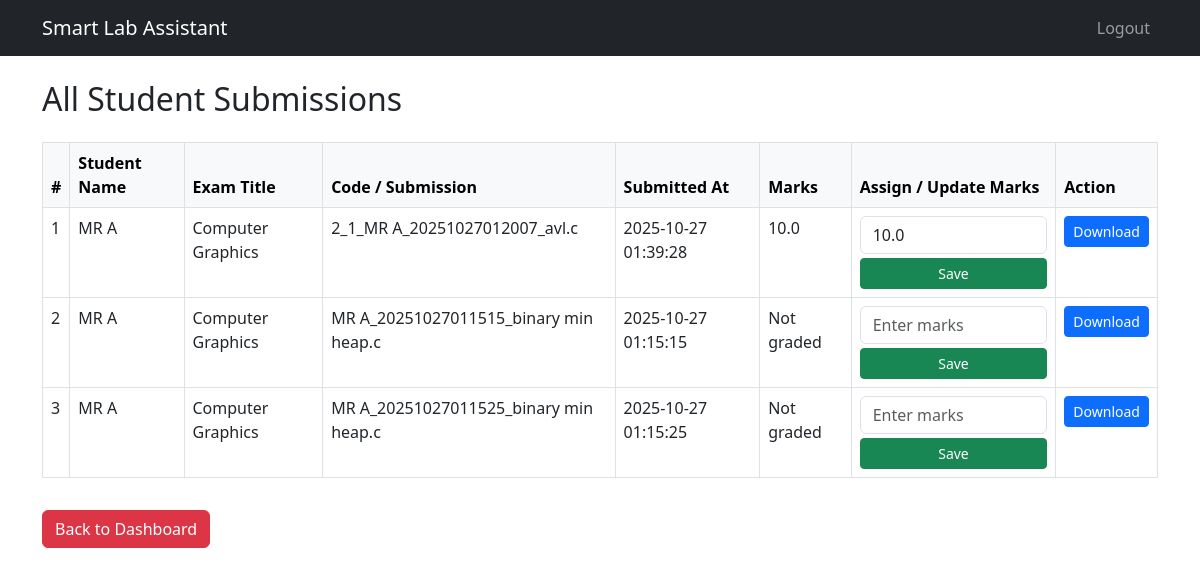
Page /teacher/submissions/1 (signed in) on the committed database.
### app.py (models this page shows, shortened)
class Submission(db.Model):
    id = db.Column(db.Integer, primary_key=True)
    exam_id = db.Column(db.Integer, db.ForeignKey('exam.id'))
    student_id = db.Column(db.Integer, db.ForeignKey('user.id'))
    file_name = db.Column(db.String(255))
    code = db.Column(db.Text)
    mark = db.Column(db.Float)
    submitted_at = db.Column(db.DateTime, default=datetime.utcnow)
    @property
    def student_name(self):
        if self.student and self.student.profile and self.student.profile.full_name:
            return self.student.profile.full_name
        return self.student.username if self.student else "Unknown"
    @property
    def exam_title(self):
        return self.exam.title if self.exam else "Unknown Exam"

class Profile(db.Model):
    id = db.Column(db.Integer, primary_key=True)
    full_name = db.Column(db.String(120))
    department = db.Column(db.String(100))
    roll = db.Column(db.String(100))
    user_id = db.Column(db.Integer, db.ForeignKey('user.id'), nullable=False)

class Exam(db.Model):
    id = db.Column(db.Integer, primary_key=True)
    title = db.Column(db.String(120), nullable=False)
    description = db.Column(db.Text)
    duration_minutes = db.Column(db.Integer, default=30)
    start_time = db.Column(db.DateTime, nullable=True)
    end_time = db.Column(db.DateTime, nullable=True)
    published = db.Column(db.Boolean, default=False)
    teacher_id = db.Column(db.Integer, db.ForeignKey('user.id'))
    submissions = db.relationship('Submission', backref='exam', lazy=True)

### app.py (the view)
@app.route('/teacher/submissions/<int:exam_id>')
@login_required
def teacher_submissions(exam_id):
    if current_user.role!='teacher':
        flash('Access denied!','danger')
        return redirect(url_for('index'))
    exam = Exam.query.get(exam_id)
    submissions = Submission.query.filter_by(exam_id=exam_id).all() if exam else []
    return render_template('teacher_submissions.html',exam=exam,submissions=submissions)

### app.py (called while the page is built)
@login_manager.user_loader
def load_user(user_id):
    return User.query.get(int(user_id))

### templates/teacher_submissions.html (shortened to what this page needs)
{% extends "base.html" %}
{% block content %}
<div class="container mt-4">
    <h2 class="mb-4">All Student Submissions</h2>
    {% if submissions %}
    <table class="table table-bordered table-hover">
        <thead class="table-light">
            <tr>
                <th>#</th>
                <th>Student Name</th>
                <th>Exam Title</th>
                <th>Code / Submission</th>
                <th>Submitted At</th>
                <th>Marks</th>
                <th>Assign / Update Marks</th>
                <th>Action</th>
            </tr>
        </thead>
        <tbody>
            {% for sub in submissions %}
            <tr>
                <td>{{ loop.index }}</td>
                <td>{{ sub.student_name }}</td>
                <td>{{ sub.exam_title }}</td>
                <td>
                    {% if sub.code %}
                        <pre style="max-height:150px; overflow:auto;">{{ sub.code }}</pre>
                    {% elif sub.file_name %}
                        {{ sub.file_name }}
                    {% else %}
                        No Submission
                    {% endif %}
                </td>
                <td>{{ sub.submitted_at.strftime("%Y-%m-%d %H:%M:%S") }}</td>
                <td>{{ sub.mark if sub.mark is not none else 'Not graded' }}</td>
                <td>
                    <form method="POST" action="{{ url_for('save_mark') }}" class="d-flex flex-column">
                        <input type="number" step="0.01" name="mark" class="form-control mb-1" placeholder="Enter marks" value="{{ sub.mark or '' }}" required>
                        <button type="submit" class="btn btn-sm btn-success">Save</button>
                    </form>
                </td>
                <td>
                    {% if sub.file_name %}
                        <a href="{{ url_for('download_submission', filename=sub.file_name) }}" class="btn btn-primary btn-sm">Download</a>
                    {% else %}
                        N/A
                    {% endif %}
                </td>
            </tr>
            {% endfor %}
        </tbody>
    </table>
    {% else %}
        <p class="text-center">No submissions yet.</p>
    {% endif %}
    <a href="{{ url_for('teacher_dashboard') }}" class="btn btn-danger mt-3">Back to Dashboard</a>
</div>
{% endblock %}

### rows in the picture
Submission: student_name "MR A", exam_title "Computer Graphics", file_name "2_1_MR A_20251027012007_avl.c", submitted_at "2025-10-27 01:39:28", mark "10.0"
Submission: student_name "MR A", exam_title "Computer Graphics", file_name "MR A_20251027011515_binary min heap.c", submitted_at "2025-10-27 01:15:15", mark "Not graded"
Submission: student_name "MR A", exam_title "Computer Graphics", file_name "MR A_20251027011525_binary min heap.c", submitted_at "2025-10-27 01:15:25", mark "Not graded"
